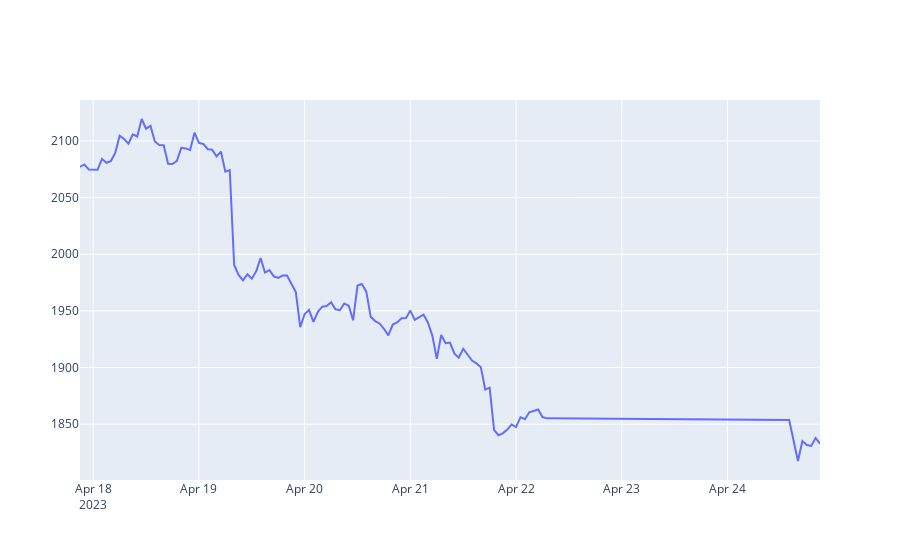
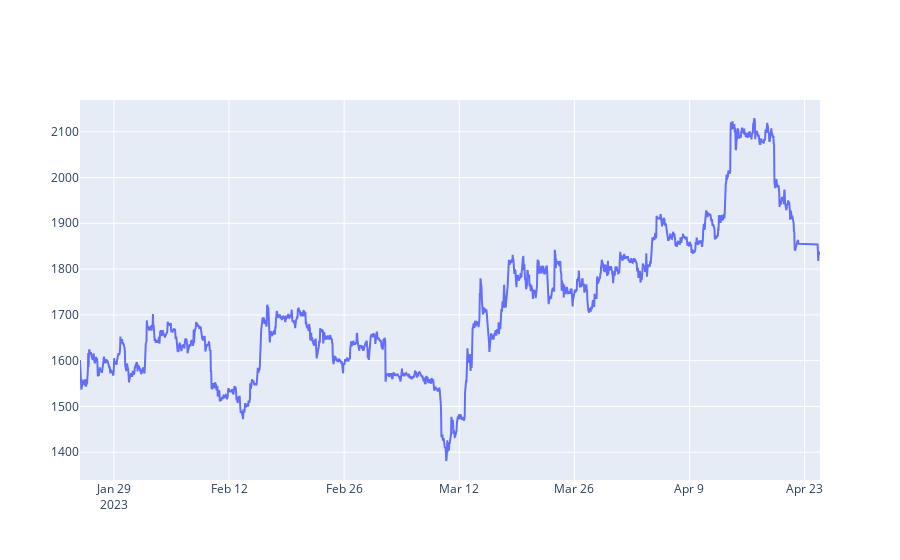

Source (notebook cell) for these figures, in order:
### Code cell
from plotly.offline import init_notebook_mode, iplot
init_notebook_mode(connected=True)

def getLine(df_input):
    x = df_input.index
    y = df_input.values
    fig = go.Figure(data=go.Scatter(x = x, y = y))
    fig.show()
    
#------------------------------------------------

#( getLine(getRates('ETH-USD',  '1d',  '1h')) )
( getLine(getRates('ETH-USD',  '1wk',  '1h')) )
( getLine(getRates('ETH-USD',  '3mo',  '1h')) )
#( getLine(getRates('ETH-USD',  '3y',  '1d')) )
